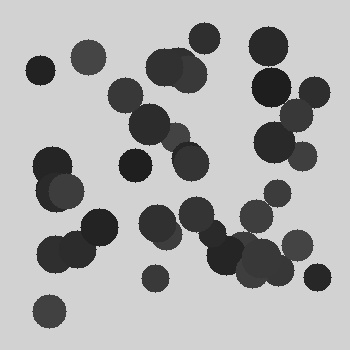
#> input picture image_processing_TAI/Images/Globules_rouges.jpg, 350 x 350 px, found by its file name
$ python TP2_Exo4.py
#> lines starting #> are read from the running program, lines starting #| are printed output that depends on the picture; after the words box and inside, x2 and y2 are one past the last pixel; in counts of white or black regions, pixels touching at a corner belong together
### image_processing_TAI/utils/generate_fixtures.py
import os
import cv2
import numpy as np

def generate_all_fixtures(base_dir="Images"):
#> called with base_dir = 'Images'
    os.makedirs(base_dir, exist_ok=True)

    # 1. BoatsColor.bmp
    p = os.path.join(base_dir, "BoatsColor.bmp")
    if not os.path.exists(p):
        img = np.zeros((300, 400, 3), dtype=np.uint8)
        img[:150, :] = [235, 180, 100]  # Sky (BGR)
        img[150:, :] = [180, 100, 30]   # Water
        cv2.circle(img, (200, 150), 40, (30, 30, 220), -1)  # Boat hull/buoy
        cv2.imwrite(p, img)

    # 2. flower.bmp / counter.jpg / compteur.jpg
    for fname in ["flower.bmp", "counter.jpg", "compteur.jpg"]:
        p = os.path.join(base_dir, fname)
        if not os.path.exists(p):
            img = np.full((256, 256), 45, dtype=np.uint8)
            cv2.putText(img, "48720", (30, 140), cv2.FONT_HERSHEY_SIMPLEX, 1.8, 220, 4)
            cv2.rectangle(img, (20, 60), (236, 180), 180, 2)
            cv2.imwrite(p, img)

    # 3. pepper.bmp
    p = os.path.join(base_dir, "pepper.bmp")
    if not os.path.exists(p):
        img = np.zeros((300, 500, 3), dtype=np.uint8)
        img[:] = [70, 40, 30]
        cv2.circle(img, (180, 150), 75, (35, 190, 45), -1)
        cv2.circle(img, (320, 140), 85, (25, 30, 230), -1)
        cv2.circle(img, (250, 210), 65, (15, 210, 245), -1)
        cv2.imwrite(p, img)

    # 4. cameraman.bmp / camera-man.jpg
    for fname in ["cameraman.bmp", "camera-man.jpg"]:
        p = os.path.join(base_dir, fname)
        if not os.path.exists(p):
            img = np.zeros((256, 256), dtype=np.uint8)
            img[:130, :] = 200
            img[130:, :] = 50
            cv2.circle(img, (128, 90), 32, 20, -1)
            cv2.rectangle(img, (110, 122), (146, 220), 20, -1)
            cv2.line(img, (140, 130), (200, 220), 10, 4)
            cv2.imwrite(p, img)
#> this loop made 2 passes
#> pass 1, in generate_all_fixtures, `cv2.imwrite(p, img)`:
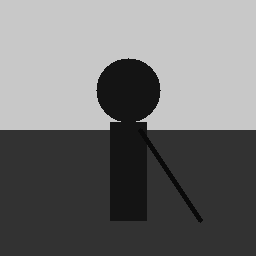
#> saved as cameraman.bmp: shape (256, 256); min 10, max 200, mean 114.7

    # 5. Globules_rouges.jpg
    p = os.path.join(base_dir, "Globules_rouges.jpg")
    if not os.path.exists(p):
        img = np.full((350, 350), 210, dtype=np.uint8)
        rng = np.random.default_rng(42)
        for _ in range(40):
            cx, cy = rng.integers(30, 320, size=2)
            r = rng.integers(14, 22)
            cv2.circle(img, (int(cx), int(cy)), int(r), int(rng.integers(30, 70)), -1)
        cv2.imwrite(p, img)

    # 6. glaucome-haut-gauche.jpg
    p = os.path.join(base_dir, "glaucome-haut-gauche.jpg")
    if not os.path.exists(p):
        img = np.zeros((300, 300, 3), dtype=np.uint8)
        img[:] = [10, 30, 110]
        cv2.circle(img, (150, 150), 90, (30, 140, 240), -1)
        cv2.circle(img, (130, 130), 40, (180, 230, 255), -1)
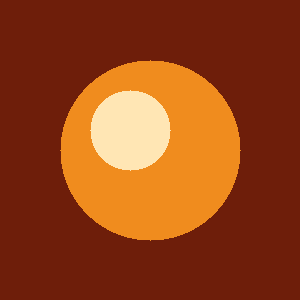
#> img: shape (300, 300, 3); mean of channels 0, 1, 2 24, 66.1, 147.6; drawn as B, G, R
        cv2.imwrite(p, img)

    # 7. Cerveau_AVC1.JPG
    p = os.path.join(base_dir, "Cerveau_AVC1.JPG")
    if not os.path.exists(p):
        img = np.zeros((350, 350), dtype=np.uint8)
        cv2.ellipse(img, (175, 175), (130, 150), 0, 0, 360, 120, -1)
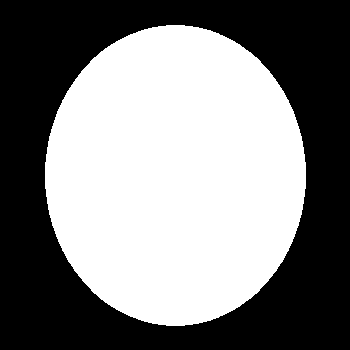
#> img: shape (350, 350); values 0 (black) and 120 (white), 50.3% white; 1 black region, box (x1, y1, x2, y2) and area: (0, 0, 350, 350) 60903
        cv2.ellipse(img, (175, 175), (110, 130), 0, 0, 360, 70, -1)
        cv2.circle(img, (260, 140), 25, 215, -1)
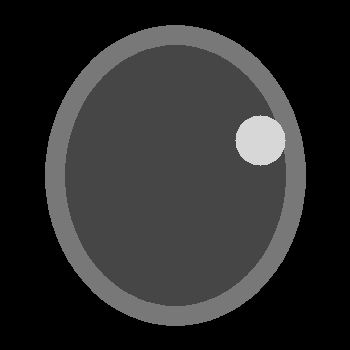
#> img: shape (350, 350); min 0, max 215, mean 44.1
        cv2.imwrite(p, img)

    # 8. Super-Resolution Dataset Structure
    sr_base = os.path.join(base_dir, "Images_TP2_EXO6_SR")
    dirs = [
        os.path.join(sr_base, "HR_GT_512x512"),
        os.path.join(sr_base, "LR_256x256"),
        os.path.join(sr_base, "LR_128x128"),
    ]
    for d in dirs:
        os.makedirs(d, exist_ok=True)

    for i in range(1, 24):
        hr_path = os.path.join(dirs[0], f"HR_GT_{i}.jpg")
        lr256_path = os.path.join(dirs[1], f"LR_256_{i}.jpg")
        lr128_path = os.path.join(dirs[2], f"LR_128_{i}.jpg")

        if not os.path.exists(hr_path):
            hr = np.full((512, 512), 240, dtype=np.uint8)
            cv2.putText(hr, f"Doc Text {i}", (40, 150), cv2.FONT_HERSHEY_SIMPLEX, 2.0, 20, 4)
            cv2.putText(hr, "will sagen: de", (40, 260), cv2.FONT_HERSHEY_COMPLEX, 1.6, 30, 3)
            cv2.putText(hr, "verstehe auch d", (40, 360), cv2.FONT_HERSHEY_COMPLEX, 1.6, 30, 3)
            cv2.imwrite(hr_path, hr)

            lr256 = cv2.resize(hr, (256, 256), interpolation=cv2.INTER_AREA)
            lr128 = cv2.resize(hr, (128, 128), interpolation=cv2.INTER_AREA)
#> this loop made 23 passes
#> pass 1, in generate_all_fixtures, `cv2.imwrite(hr_path, hr)`:
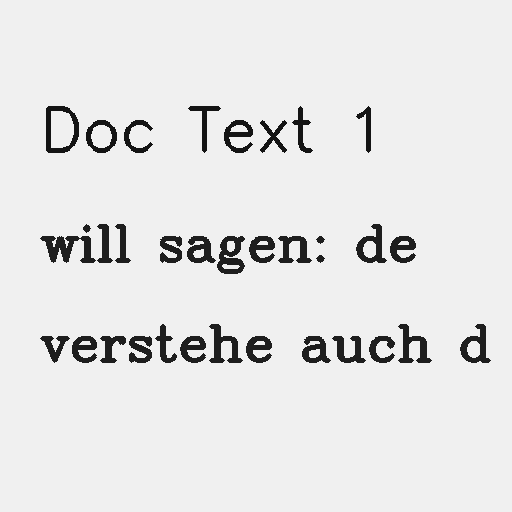
#> saved as HR_GT_1.jpg: shape (512, 512); min 20, max 240, mean 229

### image_processing_TAI/TP2/TP2_Exo4.py
import cv2
import numpy as np
from utils.generate_fixtures import generate_all_fixtures

generate_all_fixtures()

im1 = cv2.imread('Images/Globules_rouges.jpg', cv2.IMREAD_GRAYSCALE)
#> im1 is the input picture: shape (350, 350); min 25, max 218, mean 168
_, imb1 = cv2.threshold(im1, 0, 255, cv2.THRESH_BINARY_INV + cv2.THRESH_OTSU)
#> imb1: shape (350, 350); 26.1% white; 15 white regions, largest, box (x1, y1, x2, y2) and area: (178, 179, 314, 289) 7197, (251, 67, 331, 172) 4913, (107, 77, 210, 182) 4045

# 1) Morphological operations
for ksize in [3, 5, 7]:
    kernel = cv2.getStructuringElement(cv2.MORPH_ELLIPSE, (ksize, ksize))
    eroded = cv2.erode(imb1, kernel)
    dilated = cv2.dilate(imb1, kernel)
    opened = cv2.morphologyEx(imb1, cv2.MORPH_OPEN, kernel)
    closed = cv2.morphologyEx(imb1, cv2.MORPH_CLOSE, kernel)

# 2) Cell separation and counting
kernel = cv2.getStructuringElement(cv2.MORPH_ELLIPSE, (3, 3))
cleaned = cv2.morphologyEx(imb1, cv2.MORPH_OPEN, kernel, iterations=2)
#> cleaned: shape (350, 350); 26.1% white; 15 white regions, largest, box (x1, y1, x2, y2) and area: (178, 179, 314, 289) 7191, (251, 67, 331, 172) 4911, (107, 77, 210, 182) 4044
dist_transform = cv2.distanceTransform(cleaned, cv2.DIST_L2, 5)
_, sure_fg = cv2.threshold(dist_transform, 0.4 * dist_transform.max(), 255, 0)
#> sure_fg: shape (350, 350) float32; 8.2% white; 22 white regions, largest, box (x1, y1, x2, y2) and area: (187, 205, 286, 280) 2045, (45, 217, 110, 265) 1082, (41, 155, 76, 204) 1035
sure_fg = np.uint8(sure_fg)

num_labels, labels, stats, centroids = cv2.connectedComponentsWithStats(sure_fg)
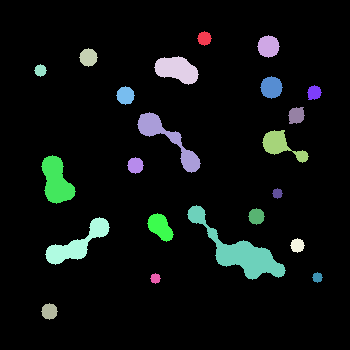
#> labels: shape (350, 350) int32; 23 distinct labels, from 0 to 22; one colour per label, 0 black
#> num_labels = 23; stats = 23 rows, first 6: [0, 0, 350, 350, 112450], [197, 31, 15, 15, 153], [257, 35, 23, 23, 381], [79, 48, 19, 19, 253], [154, 56, 45, 29, 849], [34, 64, 13, 13, 113]; centroids = 23 rows, first 8: [174, 174.6], [204, 38], [268, 46], [88, 57], [176.5, 69.17], [40, 70], [271, 87], [313.8, 92.3]
cell_count = num_labels - 1
#> cell_count = 22
print(f"[TP2_Exo4] Estimated red blood cell count: {cell_count}")
#| [TP2_Exo4] Estimated red blood cell count: 22

# 3) Skeletonization
try:
    skeleton = cv2.ximgproc.thinning(imb1, thinningType=cv2.ximgproc.THINNING_ZHANGSUEN)
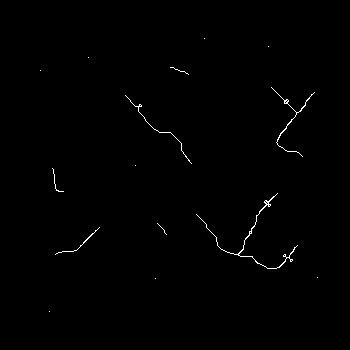
#> skeleton: shape (350, 350); 0.51% white in thin lines or dots, all inside (x1, y1, x2, y2) = (40, 38, 318, 312)
    print("[TP2_Exo4] Applied cv2.ximgproc.thinning (Zhang-Suen).")
except AttributeError:
    # Custom Zhang-Suen implementation fallback
    def zhang_suen_thinning(binary_img):
        img = (binary_img > 0).astype(np.uint8)
        change = True
        while change:
            change = False
            for step in [1, 2]:
                marked = []
                for i in range(1, img.shape[0] - 1):
                    for j in range(1, img.shape[1] - 1):
                        if img[i, j] == 0:
                            continue
                        p2, p3, p4 = img[i-1, j], img[i-1, j+1], img[i, j+1]
                        p5, p6, p7 = img[i+1, j+1], img[i+1, j], img[i+1, j-1]
                        p8, p9 = img[i, j-1], img[i-1, j-1]
